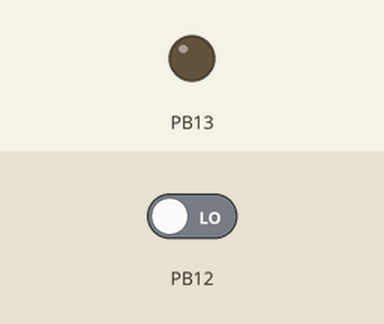
Recording of a sketch running on a simulated STM32 Blue Pill. On the bench: output pins drawn as LEDs (lit = HIGH). Inputs (shaded band) come from the test bench; at power-on: PB12 LOW.

Above: at 1.2 s.
1.3 s: PB12 driven HIGH
At 2.3 s:
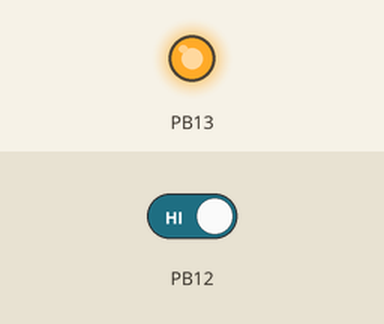
2.8 s: PB12 driven LOW
At 3.4 s:
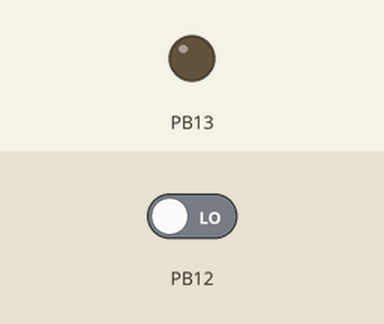
Timing chart, 0 to 5.8 s (numbered marks = the images above; inputs shaded):
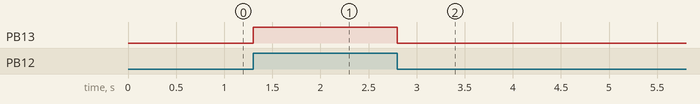

The sketch:

button.ino
```cpp
int Button=0;
void setup() {
  // put your setup code here, to run once:
  pinMode(PB12,INPUT);
  pinMode(PB13,OUTPUT);
}
void loop() {
  // put your main code here, to run repeatedly:
  Button=digitalRead(PB12);
  if(Button==HIGH)
  {
    digitalWrite(PB13,HIGH);
  }
  else
  {
    digitalWrite(PB13,LOW);
  }
}
```

Measured:
- after the input at 1.3 s, PB13: LOW → HIGH at once
- after the input at 2.8 s, PB13: HIGH → LOW at once
